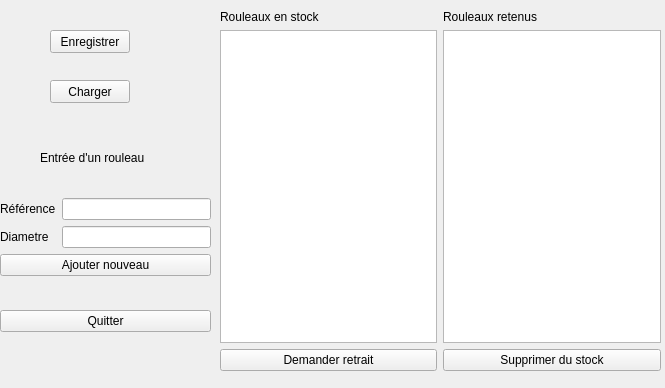
<?xml version="1.0" encoding="UTF-8"?>
<ui version="4.0">
 <class>TestGestionStock</class>
 <widget class="QWidget" name="TestGestionStock">
  <property name="geometry">
   <rect>
    <x>0</x>
    <y>0</y>
    <width>665</width>
    <height>388</height>
   </rect>
  </property>
  <property name="windowTitle">
   <string>TestGestionStock</string>
  </property>
  <widget class="QLabel" name="label">
   <property name="geometry">
    <rect>
     <x>40</x>
     <y>150</y>
     <width>131</width>
     <height>16</height>
    </rect>
   </property>
   <property name="text">
    <string>Entrée d'un rouleau</string>
   </property>
  </widget>
  <widget class="QWidget" name="layoutWidget">
   <property name="geometry">
    <rect>
     <x>220</x>
     <y>10</y>
     <width>441</width>
     <height>361</height>
    </rect>
   </property>
   <layout class="QHBoxLayout" name="horizontalLayout">
    <item>
     <layout class="QVBoxLayout" name="verticalLayout">
      <item>
       <widget class="QLabel" name="label_2">
        <property name="text">
         <string>Rouleaux en stock</string>
        </property>
       </widget>
      </item>
      <item>
       <widget class="QListWidget" name="listWidgetStock"/>
      </item>
      <item>
       <widget class="QPushButton" name="pushButtonRetrait">
        <property name="text">
         <string>Demander retrait</string>
        </property>
       </widget>
      </item>
     </layout>
    </item>
    <item>
     <layout class="QVBoxLayout" name="verticalLayout_2">
      <item>
       <widget class="QLabel" name="label_3">
        <property name="text">
         <string>Rouleaux retenus</string>
        </property>
       </widget>
      </item>
      <item>
       <widget class="QListWidget" name="listWidgetRouleauxRetenus"/>
      </item>
      <item>
       <widget class="QPushButton" name="pushButtonSupprimer">
        <property name="text">
         <string>Supprimer du stock</string>
        </property>
       </widget>
      </item>
     </layout>
    </item>
   </layout>
  </widget>
  <widget class="QWidget" name="layoutWidget">
   <property name="geometry">
    <rect>
     <x>0</x>
     <y>170</y>
     <width>211</width>
     <height>191</height>
    </rect>
   </property>
   <layout class="QVBoxLayout" name="verticalLayout_3">
    <item>
     <layout class="QGridLayout" name="gridLayout">
      <item row="0" column="0">
       <widget class="QLabel" name="label_4">
        <property name="text">
         <string>Référence</string>
        </property>
       </widget>
      </item>
      <item row="0" column="1">
       <widget class="QLineEdit" name="lineEditReference"/>
      </item>
      <item row="1" column="0">
       <widget class="QLabel" name="label_5">
        <property name="text">
         <string>Diametre</string>
        </property>
       </widget>
      </item>
      <item row="1" column="1">
       <widget class="QLineEdit" name="lineEditDiametre"/>
      </item>
      <item row="2" column="0" colspan="2">
       <widget class="QPushButton" name="pushButtonNouveau">
        <property name="text">
         <string>Ajouter nouveau</string>
        </property>
       </widget>
      </item>
     </layout>
    </item>
    <item>
     <widget class="QPushButton" name="pushButtonQuitter">
      <property name="text">
       <string>Quitter</string>
      </property>
     </widget>
    </item>
   </layout>
  </widget>
  <widget class="QPushButton" name="pushButtonEnregistrer">
   <property name="geometry">
    <rect>
     <x>50</x>
     <y>30</y>
     <width>80</width>
     <height>23</height>
    </rect>
   </property>
   <property name="text">
    <string>Enregistrer</string>
   </property>
  </widget>
  <widget class="QPushButton" name="pushButtonCharger">
   <property name="geometry">
    <rect>
     <x>50</x>
     <y>80</y>
     <width>80</width>
     <height>23</height>
    </rect>
   </property>
   <property name="text">
    <string>Charger</string>
   </property>
  </widget>
 </widget>
 <resources/>
 <connections>
  <connection>
   <sender>pushButtonQuitter</sender>
   <signal>clicked()</signal>
   <receiver>TestGestionStock</receiver>
   <slot>close()</slot>
   <hints>
    <hint type="sourcelabel">
     <x>163</x>
     <y>348</y>
    </hint>
    <hint type="destinationlabel">
     <x>186</x>
     <y>372</y>
    </hint>
   </hints>
  </connection>
 </connections>
</ui>
